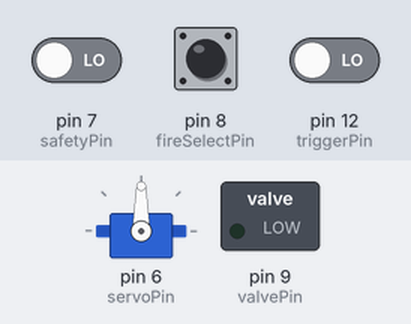
The sketch below on a simulated Arduino Uno, built with avr-gcc and run on an emulated ATmega328P. On the bench: servo, switched loads named in the sketch (green lamp = pin HIGH). The inputs (shaded band) are chosen by the test bench; at power-on: pin 12 (triggerPin) LOW, pin 7 (safetyPin) LOW, pin 8 (fireSelectPin) LOW.

Above: at 1.2 s.
1.3 s: pin 12 (triggerPin) driven HIGH
At 1.94 s:
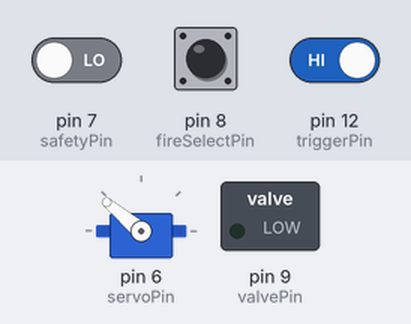
At 3.4 s:
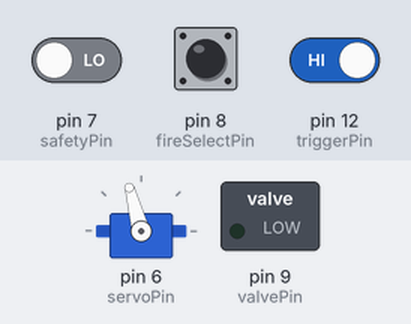
Timing chart, 0 to 4.9 s (numbered marks = the images above; inputs shaded):
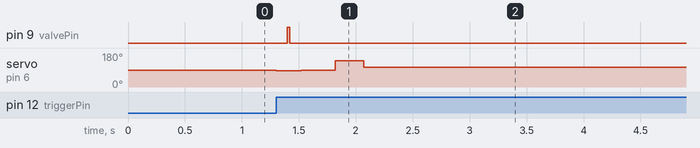

Measured:
- after the input at 1.3 s, pin 9 (valvePin): LOW → HIGH after 0.10 s, → LOW 0.02 s later; servo on pin 6 (servoPin): 90° → 85° at once, → 90° 0.22 s later, → 140° 0.30 s later, → 105° 0.25 s later

The sketch:

Airsoft.ino
```cpp
#include <Servo.h>


#define valvePin 9
#define servoPin 6
#define triggerPin 12
#define safetyPin 7
#define fireSelectPin 8


#define boltOpen 135      //Theses are the angle values for the  servo
#define chamberLoaded 105 //
#define fire 85

Servo Servo;

void setup()
{

  pinMode(fireSelectPin,INPUT);
  pinMode(valvePin, OUTPUT);
  Servo.attach(servoPin);
  pinMode(triggerPin, INPUT);

}

void loop()
{

  while(digitalRead(safetyPin))
  {
    delay(100);
  }

  int fireMode = digitalRead(fireSelectPin);


  if(fireMode)               //FULL AUTO
  {

    if(digitalRead(triggerPin))
    {
      delay(150);
      Servo.write(fire);
      delay(100);
      digitalWrite(valvePin, HIGH);
      delay(20);                      //Valve open duration
      digitalWrite(valvePin, LOW);

      delay(150);                     //give time to the bullet to leave the cannon

      if(digitalRead(triggerPin))
      {
        Servo.write(boltOpen);        //faster cycle skipping the "chamerLoaded" state
        delay(100);
      }
      else
      {
        Servo.write(boltOpen);
        delay(150);
        Servo.write(chamberLoaded);
      }
    }

  }
  else                         //SINGLE FIRE
  {
    if(digitalRead(triggerPin))
    {
      Servo.write(fire);
      delay(100);                       //adding a delay cause the servo is too slow
      digitalWrite(valvePin, HIGH);
      delay(20);                        //Valve open duration
      digitalWrite(valvePin, LOW);
      delay(100);
      Servo.write(90);
      delay(300);                        //give time to the bullet to leave the cannon

      Servo.write(140);
      delay(250);
      Servo.write(chamberLoaded);
      delay(300);
      while(digitalRead(triggerPin))
      {

      }
    }
  }
}
```
